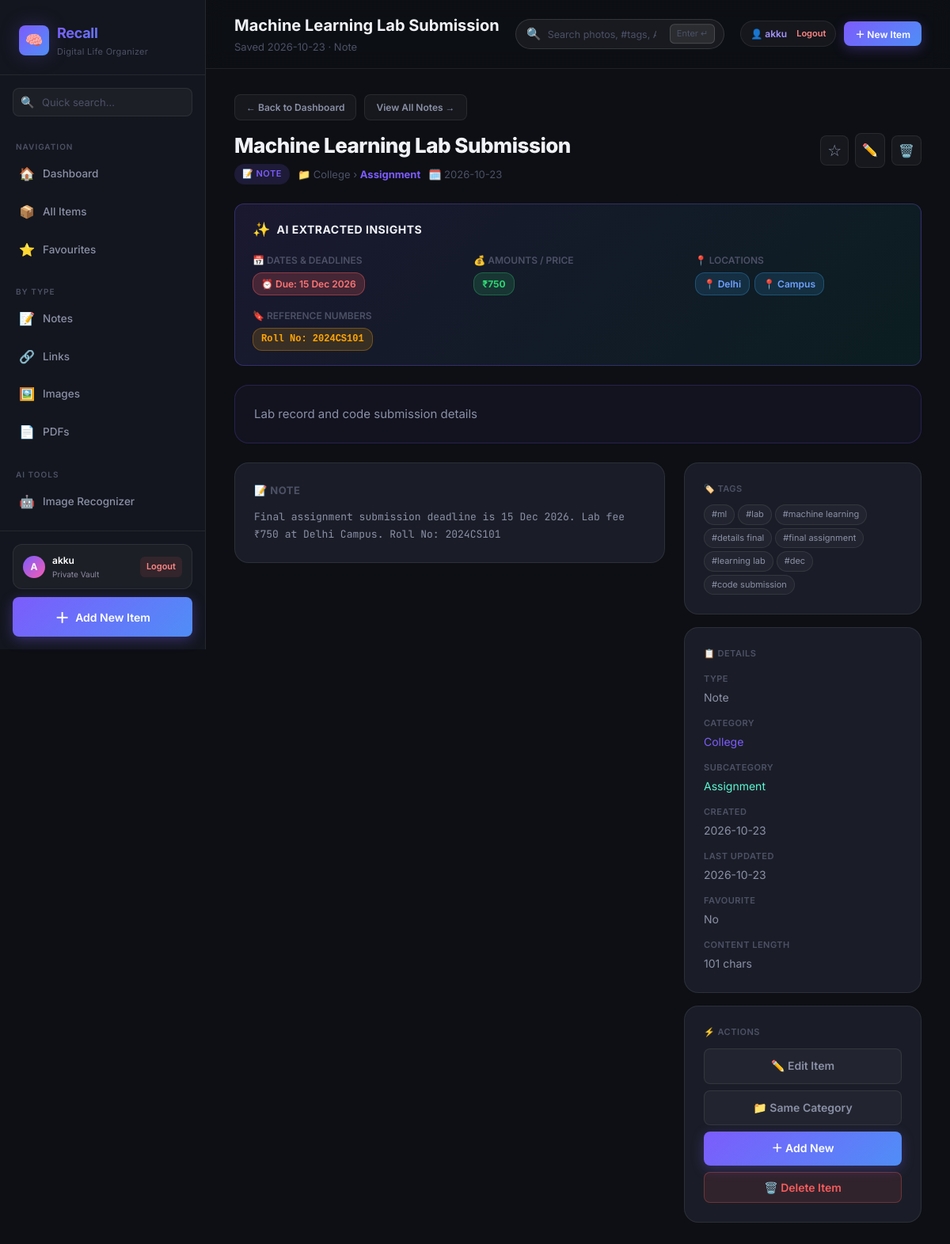
The app's page /item/52656f0b-5211-48f5-9dd1-ac2c3fe8be5c (signed in) with its own data.
### tables this page shows
CREATE TABLE users (
            id            TEXT PRIMARY KEY,
            email         TEXT UNIQUE NOT NULL,
            username      TEXT NOT NULL,
            password_hash TEXT NOT NULL,
            created_at    TEXT NOT NULL
        );

CREATE TABLE items (
            id          TEXT PRIMARY KEY,
            type        TEXT NOT NULL,           -- 'note' | 'link' | 'image' | 'pdf'
            title       TEXT NOT NULL,
            description TEXT,
            content     TEXT,                   -- note text or extracted text
            url         TEXT,                   -- for links
            filename    TEXT,                   -- for files
            tags        TEXT DEFAULT '[]',      -- JSON array
            category    TEXT DEFAULT 'General',
            favourite   INTEGER DEFAULT 0,
            created_at  TEXT NOT NULL,
            updated_at  TEXT NOT NULL
        , subcategory TEXT DEFAULT '', entities TEXT DEFAULT '{}', content_hash TEXT DEFAULT '', user_id TEXT DEFAULT '');

### app.py (the view)
@app.route("/item/<item_id>")
def view_item(item_id):
    user_id = session.get("user_id")
    conn = get_db()
    row  = conn.execute("SELECT * FROM items WHERE id=? AND user_id=?", (item_id, user_id)).fetchone()
    conn.close()
    if not row:
        abort(404)
    item = row_to_dict(row)
    return render_template("view.html", item=item)

### templates/view.html (shortened to what this page needs)
{% extends "base.html" %}
{% set TYPE_ICONS = {'note': '📝', 'link': '🔗', 'image': '🖼️', 'pdf': '📄'} %}
{% block page_title %}{{ item.title }}{% endblock %}
{% block page_subtitle %}Saved {{ item.created_at[:10] }} · {{ item.type|capitalize }}{% endblock %}
{% block content %}
<div style="display:flex;align-items:center;gap:10px;margin-bottom:16px;">
  <a href="{{ url_for('index') }}" class="btn btn-secondary btn-sm" style="font-size:12px;padding:6px 14px;">
    ← Back to Dashboard
  </a>
  <a href="{{ url_for('items', type=item.type) }}" class="btn btn-secondary btn-sm" style="font-size:12px;padding:6px 14px;">
    View All {{ item.type|capitalize }}s →
  </a>
</div>
<div class="view-header mb-24">
  <div class="view-title-section">
    <div class="view-title">{{ item.title }}</div>
    <div class="view-meta">
      <span class="item-type-badge badge-{{ item.type }}">
        {{ TYPE_ICONS.get(item.type, '📌') }} {{ item.type }}
      </span>
      <span>📁 {{ item.category }}{% if item.subcategory %} <span style="color:var(--text-muted);">›</span> <strong style="color:var(--accent-purple);">{{ item.subcategory }}</strong>{% endif %}</span>
      <span>🗓️ {{ item.created_at[:10] }}</span>
    </div>
  </div>
  <div class="view-actions" style="flex-wrap:wrap;">
    <button class="fav-star {% if item.favourite %}active{% endif %} btn-icon"
            data-item-id="{{ item.id }}"
            title="Toggle favourite"
            style="font-size:20px;">
      {% if item.favourite %}⭐{% else %}☆{% endif %}
    </button>
    <a href="{{ url_for('edit_item', item_id=item.id) }}" class="btn-icon" title="Edit">✏️</a>
    <form method="POST" action="{{ url_for('delete_item', item_id=item.id) }}" id="deleteFormSide">
      <button type="button" class="btn-icon delete-trigger"
              data-form-id="deleteFormSide" title="Delete" style="color:#f75c5c;">🗑️</button>
    </form>
  </div>
</div>
{% set ents = item.entities or {} %}
{% if ents.dates or ents.amounts or ents.locations or ents.ids %}
<div class="card mb-24" style="background:linear-gradient(135deg, rgba(124,92,252,0.12), rgba(0,210,180,0.08));border:1px solid rgba(124,92,252,0.3);border-radius:var(--radius-md);padding:18px 22px;">
  <div style="display:flex;align-items:center;gap:8px;margin-bottom:14px;">
    <span style="font-size:18px;">✨</span>
    <span style="font-size:14px;font-weight:700;letter-spacing:0.5px;color:var(--text-primary);text-transform:uppercase;">AI Extracted Insights</span>
  </div>
  <div style="display:grid;grid-template-columns:repeat(auto-fit, minmax(200px, 1fr));gap:16px;">
    {% if ents.dates %}
    <div>
      <div style="font-size:12px;color:var(--text-muted);margin-bottom:6px;font-weight:600;">📅 DATES & DEADLINES</div>
      <div style="display:flex;flex-wrap:wrap;gap:6px;">
        {% for d in ents.dates %}
        <span style="display:inline-flex;align-items:center;gap:4px;padding:4px 10px;border-radius:12px;font-size:12px;font-weight:600;background:{% if d.is_future %}rgba(247,92,92,0.2);color:#ff7675;border:1px solid rgba(247,92,92,0.4);{% else %}rgba(255,255,255,0.06);color:var(--text-secondary);{% endif %}">
          {% if d.is_future %}⏰ Due: {% endif %}{{ d.formatted or d.raw }}
        </span>
        {% endfor %}
      </div>
    </div>
    {% endif %}
    {% if ents.amounts %}
    <div>
      <div style="font-size:12px;color:var(--text-muted);margin-bottom:6px;font-weight:600;">💰 AMOUNTS / PRICE</div>
      <div style="display:flex;flex-wrap:wrap;gap:6px;">
        {% for amt in ents.amounts %}
        <span style="display:inline-flex;align-items:center;padding:4px 10px;border-radius:12px;font-size:12px;font-weight:700;background:rgba(46,213,115,0.15);color:#2ed573;border:1px solid rgba(46,213,115,0.3);">
          {{ amt }}
        </span>
        {% endfor %}
      </div>
    </div>
    {% endif %}
    {% if ents.locations %}
    <div>
      <div style="font-size:12px;color:var(--text-muted);margin-bottom:6px;font-weight:600;">📍 LOCATIONS</div>
      <div style="display:flex;flex-wrap:wrap;gap:6px;">
        {% for loc in ents.locations %}
        <span style="display:inline-flex;align-items:center;padding:4px 10px;border-radius:12px;font-size:12px;font-weight:600;background:rgba(54,162,235,0.15);color:#70a1ff;border:1px solid rgba(54,162,235,0.3);">
          📍 {{ loc }}
        </span>
        {% endfor %}
      </div>
    </div>
    {% endif %}
    {% if ents.ids %}
    <div>
      <div style="font-size:12px;color:var(--text-muted);margin-bottom:6px;font-weight:600;">🔖 REFERENCE NUMBERS</div>
      <div style="display:flex;flex-wrap:wrap;gap:6px;">
        {% for ref in ents.ids %}
        <span style="display:inline-flex;align-items:center;padding:4px 10px;border-radius:12px;font-size:12px;font-weight:600;background:rgba(255,165,2,0.15);color:#ffa502;border:1px solid rgba(255,165,2,0.3);font-family:monospace;">
          {{ ref.type }}: {{ ref.value }}
        </span>
        {% endfor %}
      </div>
    </div>
    {% endif %}
  </div>
</div>
{% endif %}
{% if item.description %}
<div class="card mb-24" style="background:rgba(124,92,252,0.05);border-color:rgba(124,92,252,0.2);">
  <p style="color:var(--text-secondary);font-size:15px;">{{ item.description }}</p>
</div>
{% endif %}
<div class="view-body">
  <div>
    {% if item.type == 'note' %}
    <div class="content-box">
      <h3 style="font-size:13px;color:var(--text-muted);margin-bottom:12px;text-transform:uppercase;letter-spacing:0.5px;">📝 Note</h3>
      {% if item.content %}
      <pre>{{ item.content }}</pre>
      {% else %}
      <p style="color:var(--text-muted);font-style:italic;">No content.</p>
      {% endif %}
    </div>
    {% endif %}
  </div>
  <div class="detail-panel">
    {% if item.tags %}
    <div class="content-box card-sm">
      <div class="detail-key" style="margin-bottom:10px;">🏷️ Tags</div>
      <div class="item-tags">
        {% for tag in item.tags %}
        <a href="{{ url_for('items') }}?q={{ tag|urlencode }}" class="tag-chip" style="text-decoration:none;">
          #{{ tag }}
        </a>
        {% endfor %}
      </div>
    </div>
    {% endif %}
    <div class="content-box card-sm">
      <div class="detail-key" style="margin-bottom:14px;">📋 Details</div>
      <div style="display:flex;flex-direction:column;gap:12px;">
        <div class="detail-row">
          <span class="detail-key">Type</span>
          <span class="detail-val">{{ item.type|capitalize }}</span>
        </div>
        <div class="detail-row">
          <span class="detail-key">Category</span>
          <span class="detail-val">
            <a href="{{ url_for('items') }}?category={{ item.category|urlencode }}"
               style="color:var(--accent-purple);">{{ item.category }}</a>
          </span>
        </div>
        {% if item.subcategory %}
        <div class="detail-row">
          <span class="detail-key">Subcategory</span>
          <span class="detail-val" style="color:var(--accent-teal);">{{ item.subcategory }}</span>
        </div>
        {% endif %}
        <div class="detail-row">
          <span class="detail-key">Created</span>
          <span class="detail-val">{{ item.created_at[:10] }}</span>
        </div>
        <div class="detail-row">
          <span class="detail-key">Last Updated</span>
          <span class="detail-val">{{ item.updated_at[:10] }}</span>
        </div>
        <div class="detail-row">
          <span class="detail-key">Favourite</span>
          <span class="detail-val">{% if item.favourite %}⭐ Yes{% else %}No{% endif %}</span>
        </div>
        {% if item.content %}
        <div class="detail-row">
          <span class="detail-key">Content Length</span>
          <span class="detail-val">{{ item.content|length }} chars</span>
        </div>
        {% endif %}
      </div>
    </div>
    <div class="content-box card-sm">
      <div class="detail-key" style="margin-bottom:12px;">⚡ Actions</div>
      <div style="display:flex;flex-direction:column;gap:8px;">
        <a href="{{ url_for('edit_item', item_id=item.id) }}" class="btn btn-secondary" style="justify-content:center;">
          ✏️ Edit Item
        </a>
        <a href="{{ url_for('items') }}?category={{ item.category|urlencode }}"
           class="btn btn-secondary" style="justify-content:center;">
          📁 Same Category
        </a>
        <a href="{{ url_for('add') }}" class="btn btn-primary" style="justify-content:center;">
          ＋ Add New
        </a>
        <form method="POST" action="{{ url_for('delete_item', item_id=item.id) }}" id="deleteFormPanel">
          <button type="button" class="btn btn-danger delete-trigger w-full"
                  data-form-id="deleteFormPanel" style="justify-content:center;">
            🗑️ Delete Item
          </button>
        </form>
      </div>
    </div>
  </div>
</div>
{% endblock %}

### templates/base.html (shortened to what this page needs)
<!DOCTYPE html>
<html lang="en">
<head>
  <link rel="stylesheet" href="{{ url_for('static', filename='css/style.css') }}?v=3.0"/>
</head>
<body>
<aside class="sidebar" id="sidebar">
  <div class="sidebar-logo">
    <div class="logo-mark">
      <div class="logo-icon">🧠</div>
      <div class="logo-text">
        <h1>Recall</h1>
        <p>Digital Life Organizer</p>
      </div>
    </div>
  </div>
  <div class="sidebar-search">
    <div class="sidebar-search-box" style="position:relative;">
      <span class="search-icon">🔍</span>
      <input type="text" id="sidebarSearch" placeholder="Quick search…" autocomplete="off"/>
    </div>
  </div>
  <nav class="sidebar-nav">
    <p class="nav-section-label">Navigation</p>
    <a href="{{ url_for('index') }}" class="nav-item {% if request.endpoint == 'index' %}active{% endif %}">
      <span class="nav-icon">🏠</span> Dashboard
    </a>
    <a href="{{ url_for('items') }}" class="nav-item {% if request.endpoint == 'items' and not request.args.get('type') and not request.args.get('favourites') %}active{% endif %}">
      <span class="nav-icon">📦</span> All Items
    </a>
    <a href="{{ url_for('items') }}?favourites=1" class="nav-item {% if request.args.get('favourites') == '1' %}active{% endif %}">
      <span class="nav-icon">⭐</span> Favourites
    </a>
    <p class="nav-section-label" style="margin-top:12px;">By Type</p>
    <a href="{{ url_for('items') }}?type=note" class="nav-item {% if request.args.get('type') == 'note' %}active{% endif %}">
      <span class="nav-icon">📝</span> Notes
    </a>
    <a href="{{ url_for('items') }}?type=link" class="nav-item {% if request.args.get('type') == 'link' %}active{% endif %}">
      <span class="nav-icon">🔗</span> Links
    </a>
    <a href="{{ url_for('items') }}?type=image" class="nav-item {% if request.args.get('type') == 'image' %}active{% endif %}">
      <span class="nav-icon">🖼️</span> Images
    </a>
    <a href="{{ url_for('items') }}?type=pdf" class="nav-item {% if request.args.get('type') == 'pdf' %}active{% endif %}">
      <span class="nav-icon">📄</span> PDFs
    </a>
    <p class="nav-section-label" style="margin-top:12px;">AI Tools</p>
    <a href="{{ url_for('recognise') }}" class="nav-item {% if request.endpoint in ['recognise', 'recognize'] %}active{% endif %}">
      <span class="nav-icon">🤖</span> Image Recognizer
    </a>
  </nav>
  <div class="sidebar-footer">
    {% if current_user %}
    <div style="padding:10px 12px;margin-bottom:10px;background:rgba(255,255,255,0.04);border:1px solid rgba(255,255,255,0.08);border-radius:12px;display:flex;align-items:center;justify-content:space-between;">
      <div style="display:flex;align-items:center;gap:9px;overflow:hidden;">
        <div style="width:28px;height:28px;border-radius:50%;background:linear-gradient(135deg,#7c5cfc,#f75cb2);display:flex;align-items:center;justify-content:center;font-weight:700;font-size:12px;color:#fff;flex-shrink:0;">
          {{ (current_user.username[0] if current_user.username else 'U')|upper }}
        </div>
        <div style="overflow:hidden;">
          <div style="font-size:12px;font-weight:600;color:#fff;white-space:nowrap;overflow:hidden;text-overflow:ellipsis;">
            {{ current_user.username }}
          </div>
          <div style="font-size:10px;color:#8f8ba3;">Private Vault</div>
        </div>
      </div>
      <a href="{{ url_for('logout') }}" title="Sign Out" style="color:#ff8585;text-decoration:none;font-size:11px;padding:4px 8px;background:rgba(247,92,92,0.1);border-radius:6px;font-weight:600;">
        Logout
      </a>
    </div>
    {% endif %}
    <button type="button" class="add-btn" onclick="openQuickAdd()" style="width:100%;border:none;cursor:pointer;">
      <span style="font-size:18px;">＋</span> Add New Item
    </button>
  </div>
</aside>
<div class="main-wrap">
  <header class="topbar">
    <div style="flex-shrink:0;">
      <div class="topbar-title">{% block page_title %}Recall{% endblock %}</div>
      <div class="topbar-subtitle">{% block page_subtitle %}Your digital memory{% endblock %}</div>
    </div>
    <div class="topbar-search-wrap">
      <form action="{{ url_for('items') }}" method="GET" class="topbar-search-form" id="topSearchForm">
        <span class="top-search-icon">🔍</span>
        <input type="text"
               name="q"
               id="globalTopSearch"
               class="topbar-search-input"
               placeholder="Search photos, #tags, AI text, receipts, notes... (Press Enter)"
               autocomplete="off"
               value="{{ query if query is defined else request.args.get('q', '') }}"/>
        <kbd class="top-search-kbd">Enter ↵</kbd>
      </form>
    </div>
    <div class="topbar-actions" style="flex-shrink:0;display:flex;align-items:center;gap:10px;">
      {% if current_user %}
      <div style="display:inline-flex;align-items:center;gap:8px;padding:6px 12px;background:rgba(255,255,255,0.04);border:1px solid rgba(255,255,255,0.08);border-radius:20px;font-size:12px;">
        <span style="color:#a594fd;font-weight:600;">👤 {{ current_user.username }}</span>
        <a href="{{ url_for('logout') }}" style="color:#ff8585;text-decoration:none;font-size:11px;font-weight:600;margin-left:4px;" title="Sign out">Logout</a>
      </div>
      {% endif %}
      {% block topbar_actions %}
      <button type="button" class="btn btn-primary btn-sm" onclick="openQuickAdd()" id="topbarAddBtn">
        ＋ New Item
      </button>
      {% endblock %}
    </div>
  </header>
  <main class="main-content fade-in">
    {% block content %}{% endblock %}
  </main>
</div>
</body>
</html>

### records on screen
users: username "A", username "akku"
items: title "Machine Learning Lab Submission", created_at "2026-10-23", type "Note", get "📝", type "NOTE", category "College", subcategory "Assignment", description "Lab record and code submission details", content "Final assignment submission deadline is 15 Dec 2026. Lab fee ₹750 at Delhi Campus. Roll No: 2024CS101", updated_at "2026-10-23"

### other values on screen
{{ d.formatted or d.raw }} "15 Dec 2026"
{{ amt }} "₹750"
{{ loc }} "Delhi" "Campus"
{{ ref.type }} "Roll No"
{{ ref.value }} "2024CS101"
{{ tag }} "ml" "lab" "machine learning" "details final" "final assignment" "learning lab" "dec" "code submission"
{{ item.content|length }} "101"
